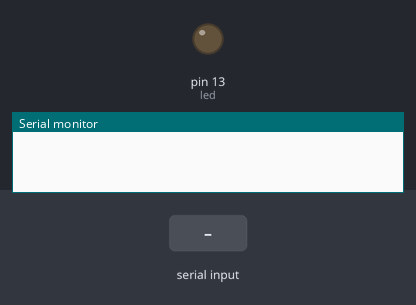
The sketch below on a simulated Arduino Uno, built with avr-gcc and run on an emulated ATmega328P. On the bench: output pins drawn as LEDs (lit = HIGH), the last lines printed to the serial monitor. The test bench sets the inputs (shaded band).

Above: at 1.2 s.
1.3 s: "1" received over Serial
At 2.5 s:
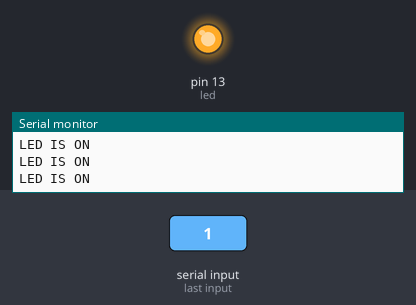
2.8 s: "0" received over Serial
At 3.4 s:
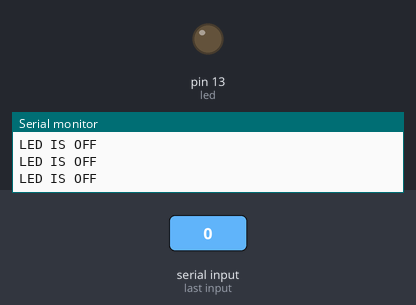
Timing chart, 0 to 5.8 s (numbered marks = the images above; inputs shaded):
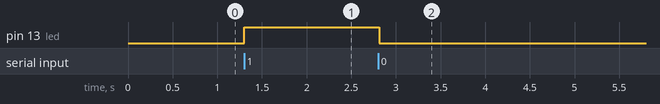

Measured:
- after the input at 1.3 s, pin 13 (led): LOW → HIGH at once
- after the input at 2.8 s, pin 13 (led): HIGH → LOW at once

The sketch:

LED.ino
```cpp
int led = 13;
int state = 0;
int flag = 0;


void setup() {
  pinMode(led, OUTPUT);
  digitalWrite(led, LOW);
  Serial.begin(9600);
}

void loop() {
  //digitalWrite(led, HIGH);
  if(Serial.available()>0){
    state = Serial.read();
    flag=0;
  }
  if(state == '0'){
    digitalWrite(led, LOW);
    Serial.println("LED IS OFF");
    flag=1;
  }
  else if(state == '1'){
    digitalWrite(led, HIGH);
    Serial.println("LED IS ON");
    flag=1;
  }
}
```
